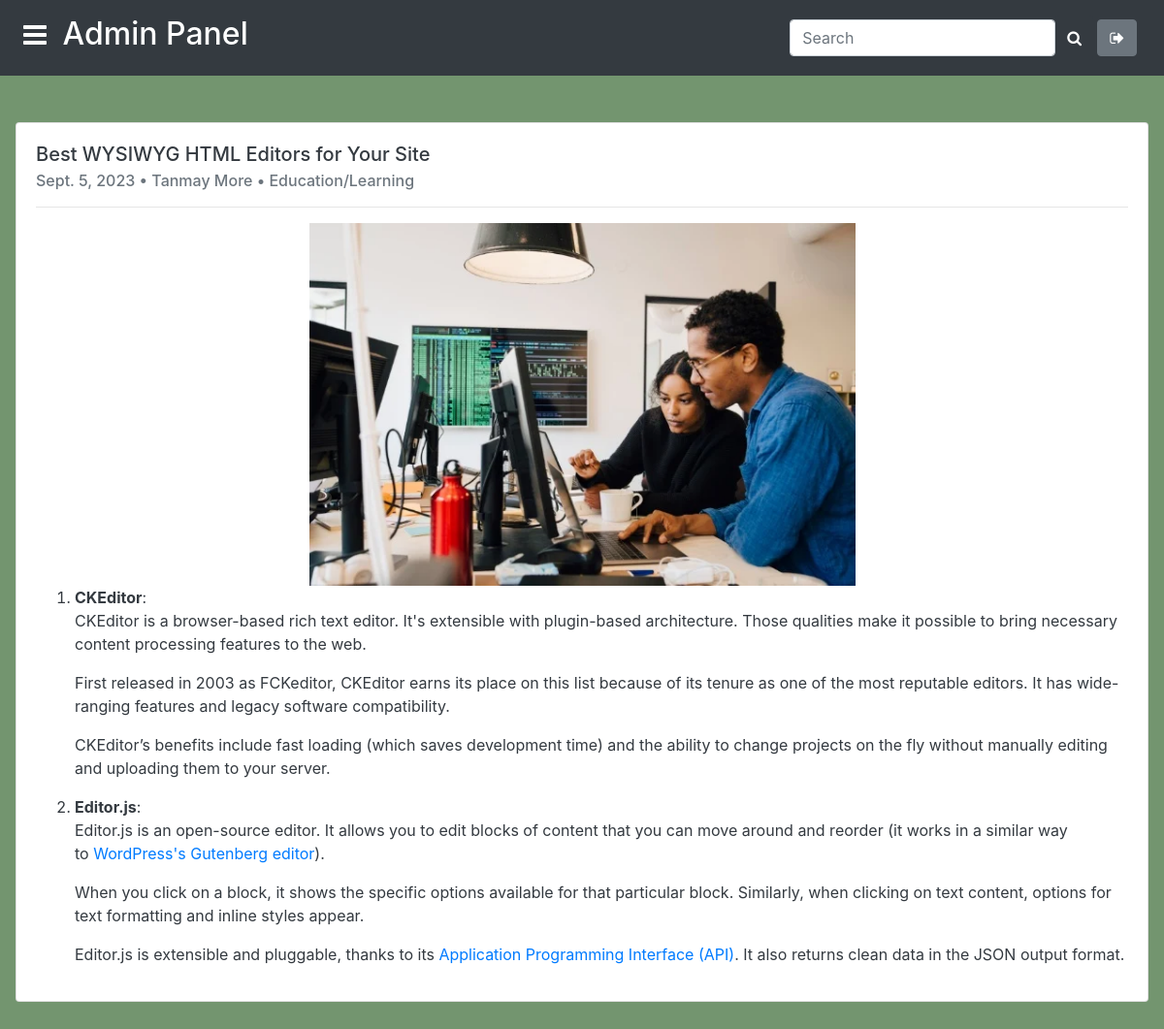
/dashboard/blogs/25/ (signed in), run on the app's committed database.
### blogs/models.py (models this page shows, shortened)
class Blog(models.Model):
    title = models.CharField(max_length=100)
    posted_on = models.DateField()
    category = models.ForeignKey(BlogCategory, on_delete=models.CASCADE)
    posted_by = models.CharField(max_length=200)
    content = RichTextField(max_length=3800)
    img = models.ImageField(upload_to='images/', blank=True)

class BlogCategory(models.Model):
    category = models.CharField(max_length=200)
    def __str__(self):
        return self.category

### dashboard/views.py (the view)
# urls.py: path("blogs/<int:pk>/", views.BlogDetails.as_view(), name='blog_detail'),
class BlogDetails(generic.DetailView):
    model = Blog
    template_name = 'dashboard/blog_detail.html'
    context_object_name = 'blog'
    def dispatch(self, request, *args, **kwargs):
        if not request.user.is_authenticated:
            return HttpResponseRedirect(reverse('dashboard:login'))
        return super().dispatch(request, *args, **kwargs)

### dashboard/templates/dashboard/blog_detail.html
{% extends 'dashboard/base.html' %}
{% block content %}
<div class="card m-3" style="margin-top: 3rem !important;">
    <div class="card-body">
      <h5 class="card-title text-dark">{{ blog.title }}</h5>
      <h6 class="card-subtitle mb-2 text-muted">{{ blog.posted_on }} &bullet; {{ blog.posted_by }} &bullet; {{ blog.category }}</h6>
      <hr>
      <div class="text-center"><img src="{{blog.img.url}}" class="img-fluid w-50"></div>
      <div class="text-dark">{{ blog.content|safe }}</div>
    </div>
  </div>
{% endblock content %}

### dashboard/templates/dashboard/base.html (style rules this page uses)
body { background-color: #73956F; }

### data on the page
Blog: title "Best WYSIWYG HTML Editors for Your Site", posted_on "Sept. 5, 2023", posted_by "Tanmay More", category "Education/Learning", img (picture), content "CKEditor : CKEditor is a browser-based rich text editor. It's extensible with plugin-based architecture. Those qualities make it possible to bring necessary content processing features to the web. First released in 2003 as FCKeditor, CKEditor earns its place on this list because of its tenure as one of the most reputable editors. It has wide-ranging features and legacy software compatibility. CKEditor’s benefits include fast loading (which saves development time) and the ability to change projects on the fly without manually editing and uploading them to your server. Editor.js : Editor.js is an open-source editor. It allows you to edit blocks of content that you can move around and reorder…"
